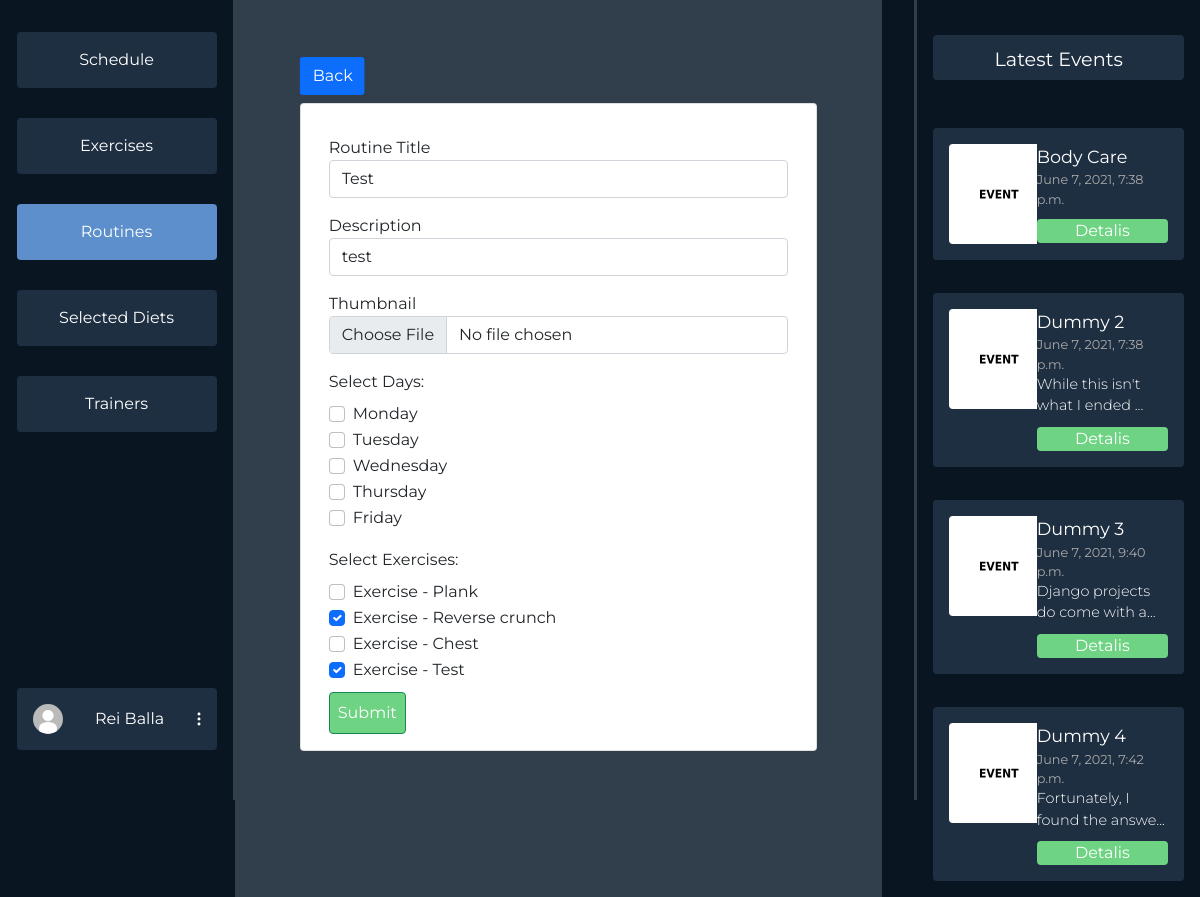
The page /dashboard/routine/3/edit (signed in) on the database its author committed.
### users/models.py (models this page shows, shortened)
class Profile(models.Model):
    user = models.OneToOneField(User, on_delete=models.CASCADE)
    profile_photo = models.ImageField(
        upload_to='media/profiles/', default='profiles/default.jpg')
    height = models.FloatField(default=170.0)
    weight = models.FloatField(default=60.0)
    weight_goal = models.FloatField(default=70.0)
    GENDER_CHOICES = (('F', 'Female'), ('M', 'Male'), ('O', 'Other'))
    gender = models.CharField(
        max_length=9, choices=GENDER_CHOICES, default=GENDER_CHOICES[0])
    FREQUENCY = (
        ('3x', '3 Times a Week'),
        ('4x', '4 Times a Week'),
        ('5x', '5 Times a Week'),
        ('6x', '6 Times a Week'),
    )
    week_frequency = models.CharField(
        max_length=20, choices=FREQUENCY, default=FREQUENCY[0])
    profile_complete = models.BooleanField(default=False)
    selected_diets = models.ManyToManyField(DietPlan, blank=True)
    age = models.IntegerField(null=True)

### dashboards/models.py (models this page shows, shortened)
class Routine(models.Model):
    owner = models.ForeignKey(User, on_delete=CASCADE,
                              related_name='%(class)s_username', null=True)
    title = models.CharField(max_length=60, blank=True)
    selected_by = models.ManyToManyField(User)
    desc = models.TextField(blank=True)
    thumbnail = models.ImageField(
        upload_to='routines/', default='routines/default.jpg')
    exercises = models.ManyToManyField(Exercise)
    days = models.CharField(max_length=60, blank=True)

class Exercise(models.Model):
    owner = models.ForeignKey(User, on_delete=CASCADE,
                              related_name='%(class)s_username', null=True)
    selected_by = models.ManyToManyField(User)
    title = models.CharField(max_length=60, blank=True)
    reps = models.IntegerField(default=3, blank=True)
    desc = models.TextField(blank=True)
    link = models.CharField(max_length=300, blank=True)
    def __str__(self):
        return f"Exercise - {self.title}"

class Event(models.Model):
    title = models.CharField(max_length=60, blank=True)
    date = models.DateTimeField(default=datetime.now(), blank=True)
    desc = models.TextField(blank=True)
    thumbnail = models.ImageField(
        upload_to='events/', default='events/default.jpg')

### dashboards/user_views.py (the view, shortened to what this page needs)
# urls.py: path('routine/<int:rid>/edit', user_views.edit_routine, name='edit-routine'),
@login_required(login_url='login')
def edit_routine(request, rid):
    events = Event.objects.all()[:4]
    r = get_object_or_404(Routine, id=rid)
    ex = Exercise.objects.all()
    context = {'options': ROUTINES_NAV,
               'events': events, 'routine': r, 'exercises': ex}
    context['days'] = ['Monday', 'Tuesday', 'Wednesday',
                       'Thursday', 'Friday', 'Saturday', 'Sunday']
    return render(request, 'dashboards/user/events/edit_routine.html', context)

### dashboards/templates/dashboards/user/events/edit_routine.html (shortened to what this page needs)
{% extends 'dashboards/user/dashboard.html' %}
{% block middle %}
<div class="back">
<a class="container btn btn-primary rounded-1" href="{% url 'userdashboard-routine-details' routine.id %}">Back</a>
</div>
<div class="create-routine card container">
    <div class="create-routine-body form card-body container">
        <form method="POST" action="{% url "create-routine" %}" class="create-routine-form">
                <div class="form-group mt-3">
                    <label for="title">Routine Title</label>
                    <input type="text" class="form-control {{titleValid}}" id="title" name="title" placeholder="Title: " value="{{routine.title}}">
                </div>
                <div class="form-group mt-3">
                    <label for="desc">Description</label>
                    <input type="text" class="form-control {{descValid}}" id="desc" name="desc" placeholder="Some description: " value="{{routine.desc}}">
                </div>
                <div class="form-group mt-3">
                    <label for="thumbnail">Thumbnail</label>
                    <input class="form-control {{thumbnailValid}}" type="file" id="thumbnail" name="thumbnail" value="{{routine.thumbnail}}">
                </div>
                <div class="form-group mt-3">
                    <label class="mb-2" for="days">Select Days: {{routine.days.all}}</label>
                    <div class="selections">
                    {% for day in days %}
                        <div class="form-check {{daysValid}}">
                            {% if day in routine.days.all %}
                            <input class="form-check-input" type="checkbox" value="{{day}}" id="{{day}}" name="days" checked="true">
                            {% else %}
                            <input class="form-check-input" type="checkbox" value="{{day}}" id="{{day}}" name="days">
                            {% endif %}
                            <label class="form-check-label" for="{{day}}">
                                {{day}}
                            </label>
                        </div>
                    {% endfor %}
                    </div>
                </div>
                <div class="form-group mt-3">
                    <label class="mb-2" for="days">Select Exercises:</label>
                    <div class="selections">
                    {% for exercise in exercises %}
                         <div class="form-check {{exercisesValid}}">
                            {% if exercise in routine.exercises.all %}
                            <input class="form-check-input" type="checkbox" value="{{exercise.id}}" id="{{exercise.id}}" name="exercises" checked>
                            {% else %}
                            <input class="form-check-input" type="checkbox" value="{{exercise.id}}" id="{{exercise.id}}" name="exercises">
                            {% endif %}
                            <label class="form-check-label" for="{{exercise.id}}">
                                {{exercise}}
                            </label>
                        </div>
                    {% endfor %}
                    </div>
                </div>
                <input class="btn btn-success p-2 mt-2" type="submit" />
        </form>
    </div>
</div>
{% endblock middle %}

### dashboards/templates/dashboards/user/dashboard.html (shortened to what this page needs)
{% load static %}
<html>
  <head>
    <link href="https://cdn.jsdelivr.net/npm/bootstrap@5.0.1/dist/css/bootstrap.min.css" rel="stylesheet">
    <link rel="stylesheet" href="{% static 'css/dashboards/main.css' %}">
    <link rel="stylesheet" href="https://cdn.jsdelivr.net/npm/bootstrap-select@1.13.14/dist/css/bootstrap-select.min.css">
  </head>
  <body>
  {% block content %}
  {% if user.is_authenticated %}
  <div class="mycontainer">
    <div class="navigation">
      <div class="nav-col">
        <div class="options">
          {% for key, item in options.items %}
            {% if item.isActive %}
            <a class="option-active" href="/dashboard/{{item.url}}">{{ item.name }}</a>
            {% else %}
            <a class="option" href="/dashboard/{{item.url}}">{{ item.name }}</a>
            {% endif %}
          {% endfor %}
        </div>
        <div class="profile-wrapper">
          <div class="user-btn">
            <div class="profile-pic"><img src="{{ user.profile.profile_photo.url }}" alt=""></div>
            {% if user.first_name %}
            <span>{{user.get_full_name}}</span>
            {% else %}
            <span>{{user.username}}</span>
            {% endif %}
            <div class="three-dot"><img src="{% static 'svg/3dots.svg' %}" alt=""></div>
          </div>
        </div>
      </div>
      <div class="divider"></div>
    </div>
    <div class="middle">
    {% block middle %}
    {% endblock middle %}
    </div>
    <div class="events-section">
      <div class="divider"></div>
      <div class="events">
        <div class="latest">
          Latest Events
        </div>
        <div class="items overflow-auto">
        {% for item in events %}
          <div class="event-item">
            <div class="event-item-left">
              <div class="event-thumb"><img src="{{item.thumbnail.url}}"></div>
            </div>
            <div class="event-item-right">
              <div class="title">{{item.title}}</div>
              <div class="date">{{item.date}}</div>
              {% if item.desc|length > 30 %}
                <div class="desc">{{item.desc|slice:":30"}}...</div>
              {% else %}
                <div class="desc">{{item.desc}}</div>
              {% endif %}
              <div class="details">Detalis</div>
            </div>
          </div>
        {% endfor %}
        </div>
      </div>
    </div>
  </div>
  {% endif %}
  {% endblock content %}
  </body>
<html>

### static/css/dashboards/main.css (style rules this page uses)
* { margin: 0; font-family: "Montserrat", sans-serif; overflow: hidden; }
body { background-color: #0a1522; }
.mycontainer { display: flex; flex-direction: row; justify-content: space-between; }
.navigation { width: 20vw; }
.nav-col { display: flex; flex-direction: column; align-items: flex-end; margin: 1em; }
.options { margin-left: 7em; display: flex; flex-direction: column; justify-content: space-between; margin-top: 1em; height: 400px; }
.option { background-color: #1f2f42; color: #fff; padding: 1em; padding-right: 1em; padding-left: 1em; width: 200px; text-align: center; border-radius: 4px; }
a { text-decoration: none; }
.option-active { background-color: #5c8fcc; color: #fff; padding: 1em; padding-right: 1em; padding-left: 1em; width: 200px; text-align: center; border-radius: 4px; }
.user-btn { background-color: #1f2f42; color: #fff; padding: 1em; padding-right: 1em; padding-left: 1em; width: 200px; text-align: center; border-radius: 4px; margin-top: 16em; display: flex; flex-direction: row; align-items: center; justify-content: space-between; }
.profile-pic img { height: 30px; border-radius: 50%; width: auto; }
.navigation { display: flex; flex-direction: row; }
.divider { background-color: #313e4c; width: 4px; height: 100vh; margin: 0; padding: 0; z-index: 10; }
.middle { margin-right: 2em; width: 55vw; background-color: #313e4c; }
.events-section { margin-right: 1em; width: 23vw; display: flex; flex-direction: row; }
.event-thumb img { width: 100px; height: auto; border-radius: 4px; }
.latest { margin-top: 1em; background-color: #1f2f42; color: white; border-radius: 4px; padding: 0.5em 1em 0.5em 1em; text-align: center; font-size: 1.2em; }
.events { margin-top: 1em; margin-left: 1em; display: flex; flex-direction: column; color: white; width: 100%; }
.items { height: 200px; max-height: 800px; margin-top: 2em; display: flex; flex-direction: column; justify-content: space-between; height: 100%; }
.event-item { background-color: #1f2f42; border-radius: 4px; padding: 1em; display: flex; flex-direction: row; margin: 1em 0 1em 0; }
.event-item-left { width: 40%; }
.event-item-right { width: 60%; }
.event-item-right .title { font-size: 1.1em; }
.event-item-right .date { font-size: 0.8em; color: rgb(170, 170, 170); }
.event-item-right .desc { font-weight: 300; font-size: 0.9em; }
.event-item-right .details { margin-top: 10px; background-color: #6ed383; border-radius: 4px; text-align: center; }

### dashboards/templates/dashboards/user/events/edit_routine.html (style rules this page uses)
.create-routine { width: 80%; margin-top: 10%; }
input[type=submit] { background-color: #6ED383; border-radius: 4px; outline: none !important; }
.back { width: 10%; transform: translate(100%, 150%); }
.selections { max-height: 130px; overflow: auto; }

### rows shown on the page
Routine: title "Test", desc "test"
Exercise: title "Exercise - Plank"
Exercise: title "Exercise - Reverse crunch"
Exercise: title "Exercise - Chest"
Exercise: title "Exercise - Test"
Event: thumbnail (placeholder picture), title "Body Care", date "June 7, 2021, 7:38 p.m."
Event: thumbnail (placeholder picture), title "Dummy 2", date "June 7, 2021, 7:38 p.m.", desc "While this isn't what I ended"
Event: thumbnail (placeholder picture), title "Dummy 3", date "June 7, 2021, 9:40 p.m.", desc "Django projects do come with a"
Event: thumbnail (placeholder picture), title "Dummy 4", date "June 7, 2021, 7:42 p.m.", desc "Fortunately, I found the answe"

### other values the page prints
{{ item.name }} "Schedule" "Exercises" "Selected Diets" "Trainers"
{{ item.name }} "Routines"
{{ user.get_full_name }} "Rei Balla"
{{ day }} "Monday" "Tuesday" "Wednesday" "Thursday" "Friday"
